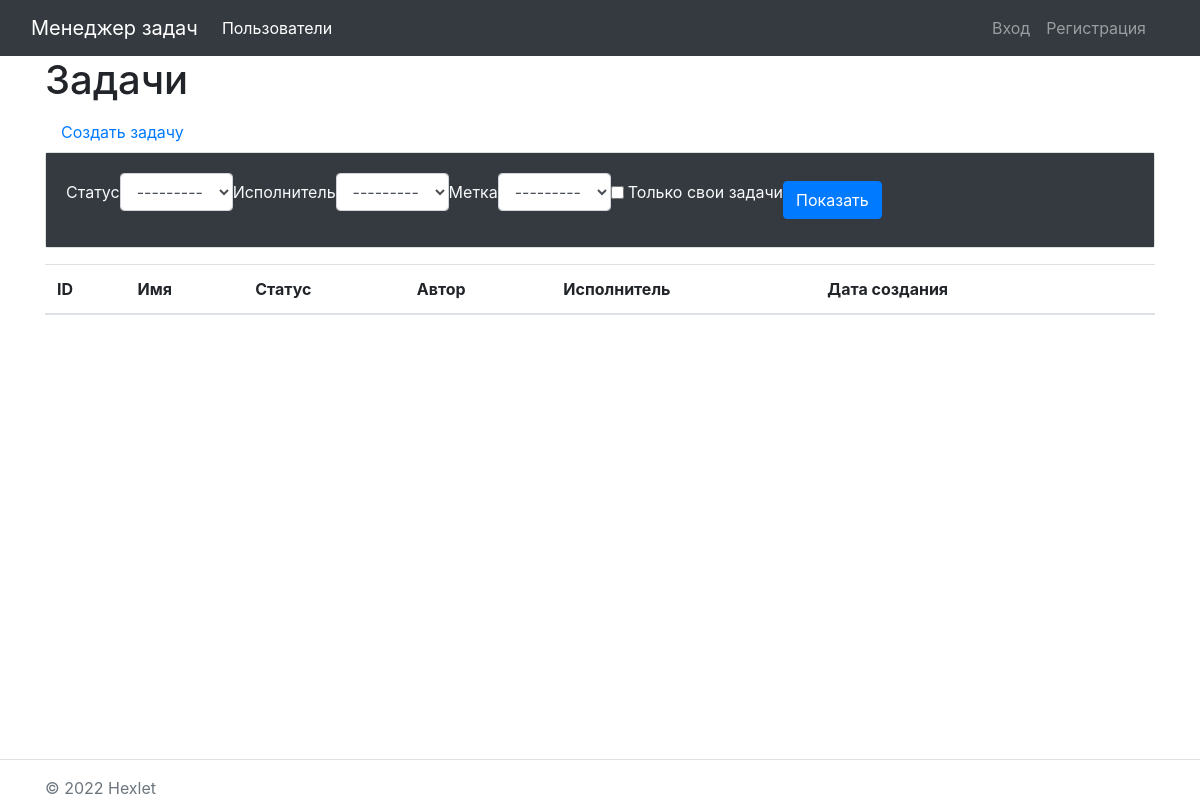
The page /tasks/ on the database as committed earlier.
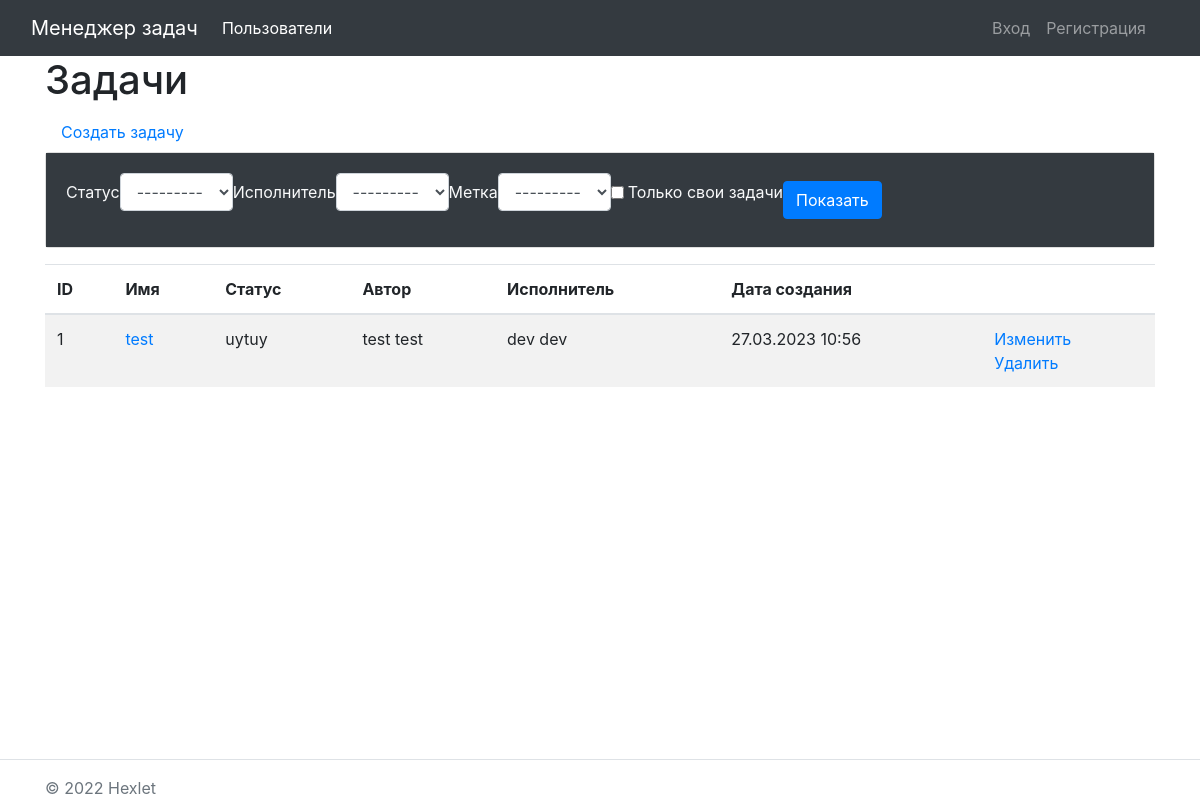
The same page on the database as committed later.
### task_manager/tasks/models.py (models this page shows, shortened)
class Task(models.Model):
    name = models.CharField(max_length=200, unique=True, verbose_name='Имя')
    description = models.TextField(blank=True, null=True, verbose_name="Описание")
    status = models.ForeignKey(Status, on_delete=models.RESTRICT, verbose_name="Статус")
    author = models.ForeignKey(settings.AUTH_USER_MODEL, on_delete=models.CASCADE, related_name='author')
    executor = models.ForeignKey(
        settings.AUTH_USER_MODEL,
        on_delete=models.CASCADE,
        related_name='executors',
        blank=True,
        null=True,
        verbose_name="Исполнитель"
        )
    labels = models.ManyToManyField(Label, related_name='labels', verbose_name="Метки", blank=True)
    creatad_at = models.DateTimeField(auto_now=True)
    class Meta:
        verbose_name = _('Задача')
        verbose_name_plural = _('Задачи')

### task_manager/statuses/models.py (models this page shows)
class Status(models.Model):
    name = models.CharField(max_length=130, unique=True, verbose_name="Имя")
    creatad_at = models.DateTimeField(auto_now=True)
    class Meta:
        verbose_name = _('Статус')
        verbose_name_plural = _('Статусы')
    def __str__(self):
        return self.name

### task_manager/users/models.py (models this page shows)
class ExampleUser(AbstractUser):
    created_at = models.DateTimeField(auto_now_add=True)
    def __str__(self):
        return self.get_full_name()

### task_manager/tasks/views.py (the view)
# urls.py: path('', TaskListView.as_view(), name='task_list')
class TaskListView(FilterView):
    filterset_class = TaskFilterForm
    tempalte_name = 'tasks/task_filter.html'

### task_manager/labels/models.py (called while the page is built)
    def __str__(self):
        return self.name

### task_manager/tasks/templates/tasks/task_filter.html
{% extends 'base.html' %}
{% load bootstrap4 i18n %}
{% block content %}
    <h1>{% translate 'Задачи' %}</h1>
    <a class="nav-link" href="{% url 'task_create' %}">
        {% translate 'Создать задачу' %}
    </a>
    <div class="card mb-3">
        <div class="card-body bg-dark text-light">
        <form method="get" class="form-inline center">
            {% bootstrap_field filter.form.status field_class='col-sm-6 col-md-auto ' %}
            {% bootstrap_field filter.form.executor field_class='col-sm-6 col-md-auto' %}
            {% bootstrap_field filter.form.labels field_class='col-sm-6 col-md-auto' %}
            {% bootstrap_field filter.form.self_tasks field_class='col-sm-6 col-md-auto' %}
            {% buttons %}
            <input type="submit" class="btn btn-primary col-sm-6 col-md-auto" value="{% translate 'Показать' %}" />
            {% endbuttons %}
        </form>
        </div>
    </div>
    <table class="table table-striped">
        <thead>
            <tr>
                <th>ID</th>
                <th>{% translate 'Имя' %}</th>
                <th>{% translate 'Статус' %}</th>
                <th>{% translate 'Автор' %}</th>
                <th>{% translate 'Исполнитель' %}</th>
                <th>{% translate 'Дата создания' %}</th>
                <th></th>
            </tr>
        </thead>
        <tbody>
            {% for task in filter.qs %}
            <tr>
                <td>{{ task.id }}</td>
                <td>
                    <a href="{% url 'task_detail' task.id %}">{{ task.name }}</a>
                </td>
                <td>{{ task.status}}</td>
                <td>{{ task.author.get_full_name }}</td>
                <td>{% if task.executor %}
                    {{ task.executor.get_full_name }}
                    {% endif %}
                </td>
                <td>{{ task.creatad_at|date:"d.m.Y H:i" }}</td>
                <td>
                    <a href="{% url 'task_update' task.id %}">{% translate 'Изменить' %}</a>
                    <br>
                    <a href="{% url 'task_delete' task.id %}">{% translate 'Удалить' %}</a>
                </td>
            </tr>
            {% endfor %}
        </tbody>
    </table>
{% endblock content %}

Rows that differ between the two databases and show on the page:
added Task: id "1", name "test", status "uytuy", author.get_full_name "test test", executor.get_full_name "dev dev", creatad_at "27.03.2023 10:56"
